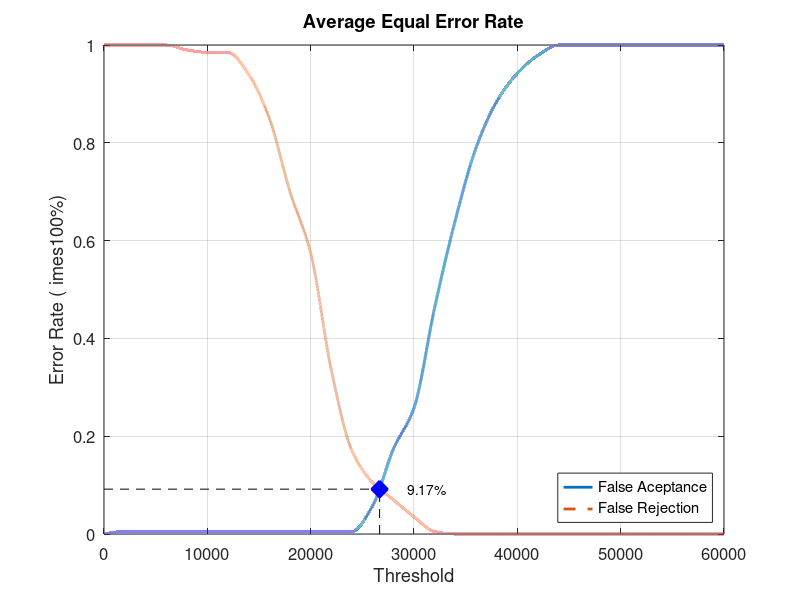
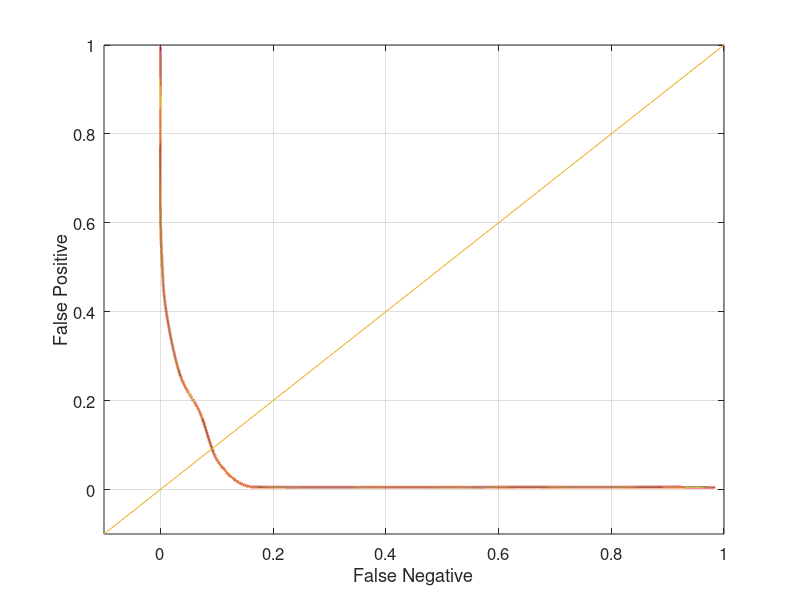

MATLAB code for these plots, in order:
close all;
clear;
clc;
x = 0:2000:60000;
xq = 0:0.5:60000;

y0 = [0 0.00526316 0.00526316 0.00526316 0.00526316 0.00526316 0.00526316 0.00526316 0.00526316 0.00526316 0.00526316 0.00526316 0.00526316 0.0578947 0.173684 0.257895 0.463158 0.642105 0.789474 0.884211 0.942105 0.978947 1 1 1 1 1 1 1 1 1]
yy0 = interp1(x, y0, xq, 'pchip');
y1 = [1 1 1 1 0.99 0.985 0.985 0.94 0.85 0.7 0.575 0.335 0.17 0.105 0.07 0.035 0.005 0 0 0 0 0 0 0 0 0 0 0 0 0 0]
yy1 = interp1(x, y1, xq, 'pchip');

% Calculating EER: 
y2 = abs(y0 - y1);
find(y2 == min(y2))
yy2 = abs(yy0 - yy1);
xEER = find(yy2 == min(yy2));
xEERIndex = xq(xEER) % X-axis EER
yEER = yy0(xEER) % Y-axis EER

main = figure
plot(xq, yy0,'-','LineWidth', 2);	hold on
plot(xq, yy1,'--','LineWidth', 2);	hold on
plot([xEERIndex xEERIndex], [0 yEER], 'k--');	hold on
plot([0 xEERIndex], [yEER yEER], 'k--');	hold on
plot(xEERIndex, yEER, 'bx', 'LineWidth', 10);	hold on
text(xEERIndex + 10 * xEERIndex / 100, yEER, [num2str(round((10000 * yEER)) / 100) '%'])
legend('False Aceptance', 'False Rejection', 'Location', 'SouthEast')
xlabel('Threshold')
ylabel('Error Rate (	imes100%)')
title('Average Equal Error Rate')
set(gca, 'FontSize', 12)
axis([0 60000 0 1])
grid on

print(main, 'Database5_4Main', '-dpng');
FNRxFPR = figure('Color', [1 1 1]);
plot(yy1, yy0, '-', yy1, yy0, 'LineWidth', 2);
hold on
y = -0.1:0.1:1
plot(y, y); 
set(gca, 'FontSize', 12)
xlabel('False Negative')
ylabel('False Positive')
axis([-0.1 1 -0.1 1])
set(gca, 'FontSize', 12)
grid on

print(FNRxFPR, 'Database5_4FNRxFPR','-dpng');
